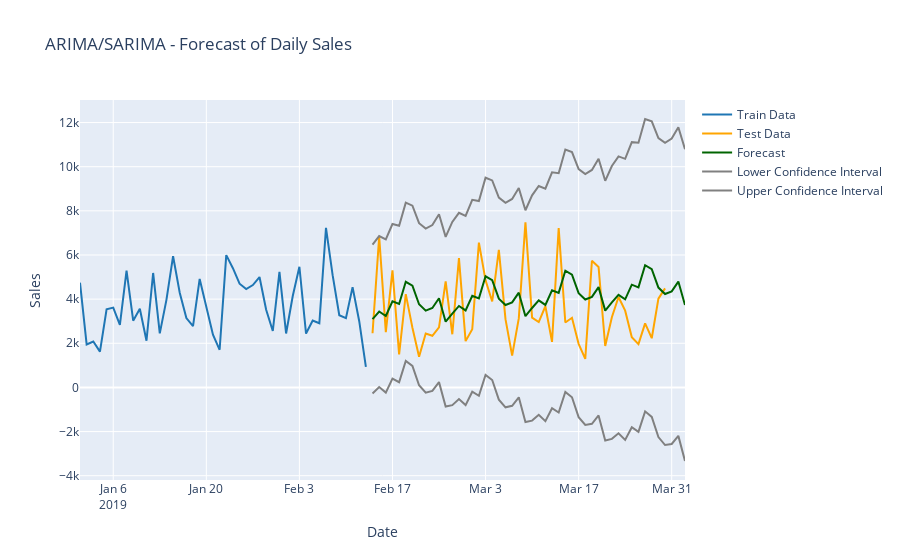

The notebook cell this image was saved under:
### Code cell
forecast(SARIMA_model, train_data, test_data, periods=24*2)
